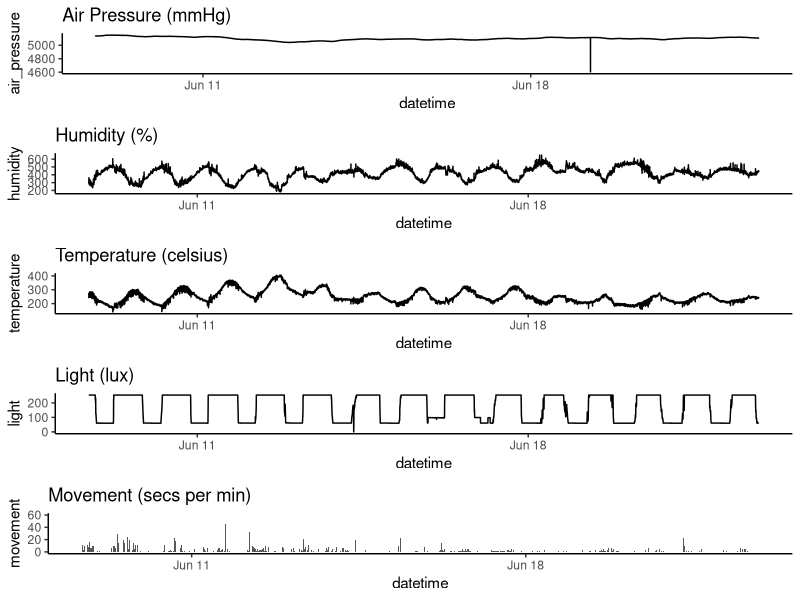

Reproduce this figure in R.
# ---- Set Working Directory ----
setwd("C:/Users/Natasha/projects/animal_data_science_shiny_app/")


# ---- Load libraries ----
library(lubridate)
library(tidyverse)
library(ggplot2)

# ---- Import Data ----
# Before importing I manually removed list the data was nested in, 
# and the "let data = " string before the nested list.

raw_data <- read.csv(file = "data.csv", header = FALSE)
head(raw_data)

# ---- Data Cleaning ----
# Data cleaning TO-DO.
# 1. Add column names
# 2. Remove last column
# 3. Remove brackets from first and 6th (now last) column.
# 4. Turn first column into datetime.
# 5. Check that 2nd thru 6th columns are numeric and coerce if not.

# Drop last column of nulls.
nb_data = subset(raw_data, select = -c(V7))
head(nb_data)

# Add column names.
names(nb_data) <- c("datetime",
                 "air_pressure",
                 "humidity",
                 "temperature",
                 "light",
                 "movement")
head(nb_data)

# Remove brackets in first and last columns.
nb_data$datetime <- gsub("\\[", "", nb_data$datetime)
head(nb_data)
nb_data$movement <- as.integer(gsub("\\]", "", nb_data$movement))
glimpse(nb_data)

# Change first column to datetime.
nb_data$datetime <- mdy_hm(nb_data$datetime,tz=Sys.timezone())
glimpse(nb_data)

# Save as cleaned data file.
save(nb_data, file = "nb_data.rds")

# ---- Graph Data ----
ap_plot <- ggplot(nb_data, aes(x = datetime, y = air_pressure)) +
  geom_line() +
  ggtitle("Air Pressure (mmHg)") +
  theme_classic()
  
h_plot <- ggplot(nb_data, aes(x = datetime, y = humidity)) +
  geom_line() +
  ggtitle("Humidity (%)") +
  theme_classic()
  
t_plot <- ggplot(nb_data, aes(x = datetime, y = temperature)) +
  geom_line() +
  ggtitle("Temperature (celsius)") +
  theme_classic()

l_plot <- ggplot(nb_data, aes(x = datetime, y = light)) +
  geom_line() +
  ggtitle("Light (lux)") +
  theme_classic()

m_plot <- ggplot(nb_data, aes(x = datetime, y = movement)) +
  geom_bar(stat = "identity") +
  ggtitle("Movement (secs per min)") +
  theme_classic()

# Multiple plot function
#
# ggplot objects can be passed in ..., or to plotlist (as a list of ggplot objects)
# - cols:   Number of columns in layout
# - layout: A matrix specifying the layout. If present, 'cols' is ignored.
#
# If the layout is something like matrix(c(1,2,3,3), nrow=2, byrow=TRUE),
# then plot 1 will go in the upper left, 2 will go in the upper right, and
# 3 will go all the way across the bottom.
#
multiplot <- function(..., plotlist=NULL, file, cols=1, layout=NULL) {
  library(grid)
  
  # Make a list from the ... arguments and plotlist
  plots <- c(list(...), plotlist)
  
  numPlots = length(plots)
  
  # If layout is NULL, then use 'cols' to determine layout
  if (is.null(layout)) {
    # Make the panel
    # ncol: Number of columns of plots
    # nrow: Number of rows needed, calculated from # of cols
    layout <- matrix(seq(1, cols * ceiling(numPlots/cols)),
                     ncol = cols, nrow = ceiling(numPlots/cols))
  }
  
  if (numPlots==1) {
    print(plots[[1]])
    
  } else {
    # Set up the page
    grid.newpage()
    pushViewport(viewport(layout = grid.layout(nrow(layout), ncol(layout))))
    
    # Make each plot, in the correct location
    for (i in 1:numPlots) {
      # Get the i,j matrix positions of the regions that contain this subplot
      matchidx <- as.data.frame(which(layout == i, arr.ind = TRUE))
      
      print(plots[[i]], vp = viewport(layout.pos.row = matchidx$row,
                                      layout.pos.col = matchidx$col))
    }
  }
}

multiplot(ap_plot, h_plot, t_plot, l_plot, m_plot, cols=1)
# Cannot save plot with mulitplot function... to investigate in the future!